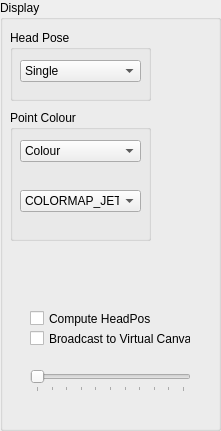
   <widget class="QGroupBox" name="groupBox_4">
    <property name="enabled">
     <bool>true</bool>
    </property>
    <property name="geometry">
     <rect>
      <x>1300</x>
      <y>10</y>
      <width>221</width>
      <height>431</height>
     </rect>
    </property>
    <property name="title">
     <string>Display</string>
    </property>
    <widget class="QGroupBox" name="groupBox_5">
     <property name="enabled">
      <bool>true</bool>
     </property>
     <property name="geometry">
      <rect>
       <x>10</x>
       <y>30</y>
       <width>141</width>
       <height>71</height>
      </rect>
     </property>
     <property name="title">
      <string>Head Pose</string>
     </property>
     <widget class="QComboBox" name="cb_HPOptions">
      <property name="enabled">
       <bool>true</bool>
      </property>
      <property name="geometry">
       <rect>
        <x>10</x>
        <y>30</y>
        <width>121</width>
        <height>22</height>
       </rect>
      </property>
      <item>
       <property name="text">
        <string>Single</string>
       </property>
      </item>
      <item>
       <property name="text">
        <string>Multiple</string>
       </property>
      </item>
     </widget>
    </widget>
    <widget class="QGroupBox" name="groupBox_6">
     <property name="enabled">
      <bool>true</bool>
     </property>
     <property name="geometry">
      <rect>
       <x>10</x>
       <y>110</y>
       <width>141</width>
       <height>131</height>
      </rect>
     </property>
     <property name="title">
      <string>Point Colour</string>
     </property>
     <widget class="QComboBox" name="cb_ColourOptions">
      <property name="enabled">
       <bool>true</bool>
      </property>
      <property name="geometry">
       <rect>
        <x>10</x>
        <y>30</y>
        <width>121</width>
        <height>22</height>
       </rect>
      </property>
      <item>
       <property name="text">
        <string>Colour</string>
       </property>
      </item>
      <item>
       <property name="text">
        <string>Depth</string>
       </property>
      </item>
      <item>
       <property name="text">
        <string>Attention Metric</string>
       </property>
      </item>
      <item>
       <property name="text">
        <string>Colour+AM</string>
       </property>
      </item>
     </widget>
     <widget class="QComboBox" name="cb_ColourScheme">
      <property name="enabled">
       <bool>true</bool>
      </property>
      <property name="geometry">
       <rect>
        <x>10</x>
        <y>80</y>
        <width>121</width>
        <height>22</height>
       </rect>
      </property>
      <property name="autoFillBackground">
       <bool>false</bool>
      </property>
      <property name="editable">
       <bool>false</bool>
      </property>
      <property name="currentText">
       <string>COLORMAP_JET</string>
      </property>
      <property name="currentIndex">
       <number>2</number>
      </property>
      <property name="maxVisibleItems">
       <number>12</number>
      </property>
      <property name="modelColumn">
       <number>0</number>
      </property>
      <item>
       <property name="text">
        <string>COLORMAP_AUTUMN</string>
       </property>
      </item>
      <item>
       <property name="text">
        <string>COLORMAP_BONE</string>
       </property>
      </item>
      <item>
       <property name="text">
        <string>COLORMAP_JET</string>
       </property>
      </item>
      <item>
       <property name="text">
        <string>COLORMAP_WINTER</string>
       </property>
      </item>
      <item>
       <property name="text">
        <string>COLORMAP_RAINBOW</string>
       </property>
      </item>
      <item>
       <property name="text">
        <string>COLORMAP_OCEAN</string>
       </property>
      </item>
      <item>
       <property name="text">
        <string>COLORMAP_SUMMER</string>
       </property>
      </item>
      <item>
       <property name="text">
        <string>COLORMAP_SPRING</string>
       </property>
      </item>
      <item>
       <property name="text">
        <string>COLORMAP_COOL</string>
       </property>
      </item>
      <item>
       <property name="text">
        <string>COLORMAP_HSV</string>
       </property>
      </item>
      <item>
       <property name="text">
        <string>COLORMAP_PINK</string>
       </property>
      </item>
      <item>
       <property name="text">
        <string>COLORMAP_HOT</string>
       </property>
      </item>
     </widget>
    </widget>
    <widget class="QCheckBox" name="chb_HP">
     <property name="enabled">
      <bool>true</bool>
     </property>
     <property name="geometry">
      <rect>
       <x>30</x>
       <y>310</y>
       <width>121</width>
       <height>17</height>
      </rect>
     </property>
     <property name="text">
      <string>Compute HeadPose</string>
     </property>
    </widget>
    <widget class="QCheckBox" name="chb_VirtualCanvas">
     <property name="enabled">
      <bool>true</bool>
     </property>
     <property name="geometry">
      <rect>
       <x>30</x>
       <y>330</y>
       <width>161</width>
       <height>17</height>
      </rect>
     </property>
     <property name="text">
      <string>Broadcast to Virtual Canvas</string>
     </property>
    </widget>
    <widget class="QSlider" name="sliderVMF">
     <property name="enabled">
      <bool>true</bool>
     </property>
     <property name="geometry">
      <rect>
       <x>30</x>
       <y>370</y>
       <width>161</width>
       <height>22</height>
      </rect>
     </property>
     <property name="maximum">
      <number>100</number>
     </property>
     <property name="singleStep">
      <number>1</number>
     </property>
     <property name="orientation">
      <enum>Qt::Horizontal</enum>
     </property>
     <property name="tickPosition">
      <enum>QSlider::TicksBelow</enum>
     </property>
    </widget>
   </widget>
